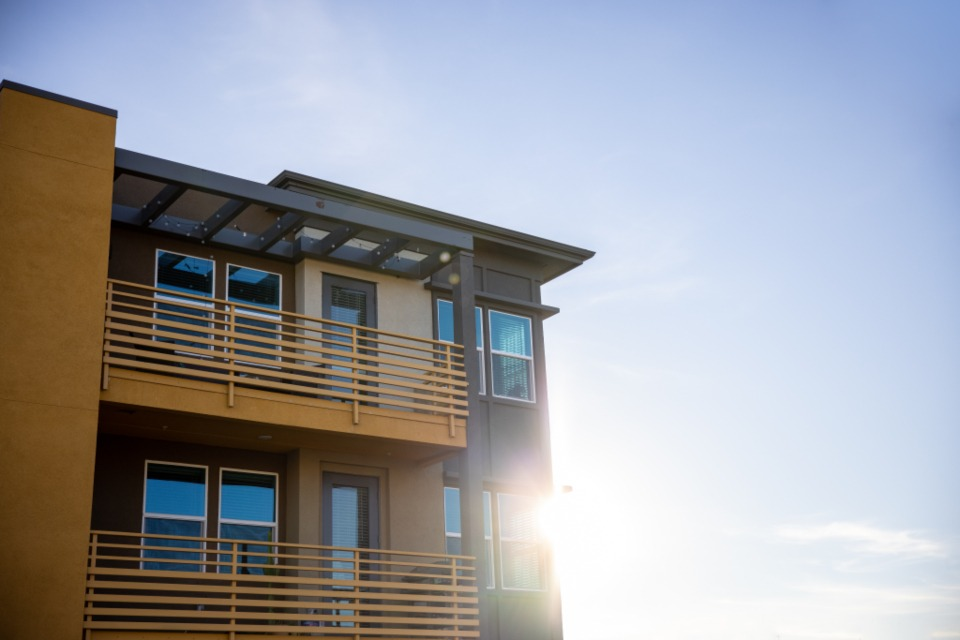
#> input picture examples/top10-lavado-dinero/photos/apartment.jpg, 960 x 640 px, given in place of money_cash.jpg, which was not available
$ python thumbnail.py
#> lines starting #> are read from the running program, lines starting #| are printed output that depends on the picture; after the words box and inside, x2 and y2 are one past the last pixel; in counts of white or black regions, pixels touching at a corner belong together
### examples/top10-cosas-caras/tools/thumblib.py
"""Thumbnail helpers (burst background, gold text, outlines, cut-outs) shared with the earlier top 10 video.

Cut-outs use OpenCV GrabCut (classic segmentation, no AI). usage: python3 tools/thumbnail_v2.py
"""
import math
import os

import cv2
import numpy as np
from PIL import Image, ImageDraw, ImageFilter, ImageFont

ROOT = os.path.dirname(os.path.dirname(os.path.abspath(__file__)))
P = os.path.join(ROOT, "photos") + "/"
W, H = 1280, 720
BLACK = "/usr/share/fonts/opentype/inter/InterDisplay-Black.otf"


# [12 lines left out: function cutout, not called in this run]


def punch(im, sat=1.35, con=1.15, bright=1.05):
    """Thumbnail-style colour: more saturation and contrast."""
    a = np.asarray(im).astype(np.float32)
    rgb, alpha = a[..., :3] / 255, a[..., 3:]
    lum = rgb @ np.array([0.299, 0.587, 0.114], np.float32)
    rgb = lum[..., None] + (rgb - lum[..., None]) * sat
    rgb = np.clip(((rgb - 0.5) * con + 0.5) * bright, 0, 1)
    return Image.fromarray(np.concatenate([rgb * 255, alpha], -1).astype(np.uint8))


def outline(im, width=10, color=(255, 255, 255)):
    """Thick sticker-style outline plus a soft drop shadow behind a cut-out."""
    pad = width * 3
    a = im.getchannel("A")
    big = Image.new("L", (im.width + 2 * pad, im.height + 2 * pad), 0)
    big.paste(a, (pad, pad))
    ring = big.filter(ImageFilter.MaxFilter(2 * width + 1))
    out = Image.new("RGBA", big.size, (0, 0, 0, 0))
    sh = Image.new("RGBA", big.size, (0, 0, 0, 0))
    sh.putalpha(ring.filter(ImageFilter.GaussianBlur(14)).point(lambda v: int(v * 0.75)))
    out.alpha_composite(sh, (10, 14))
    stroke = Image.new("RGBA", big.size, color + (255,))
    stroke.putalpha(ring)
    out.alpha_composite(stroke)
    out.alpha_composite(im, (pad, pad))
    return out


# [13 lines left out: function burst_bg, not called in this run]


def gold_text(text, size, stroke=12):
    f = ImageFont.truetype(BLACK, size)
    l, tp, r, b = f.getbbox(text)
    w, h = r + 2 * stroke + 20, b + 2 * stroke + 20
    mask = Image.new("L", (w, h), 0)
    ImageDraw.Draw(mask).text((stroke + 10, stroke + 10), text, font=f, fill=255)
    y = np.linspace(0, 1, h)[:, None]
    stops = np.array([[255, 248, 180], [255, 214, 10], [235, 150, 0], [255, 214, 10]], np.float32)
    pos = [0, 0.4, 0.75, 1]
    grad = np.stack([np.interp(y[:, 0], pos, stops[:, c]) for c in range(3)], 1)
    fill = Image.fromarray(np.repeat(grad[:, None, :], w, 1).astype(np.uint8)).convert("RGBA")
    fill.putalpha(mask)
    st = Image.new("RGBA", (w, h), (0, 0, 0, 255))
    st.putalpha(mask.filter(ImageFilter.MaxFilter(2 * stroke + 1)))
    out = Image.new("RGBA", (w + 16, h + 16), (0, 0, 0, 0))
    sh = Image.new("RGBA", (w, h), (0, 0, 0, 0))
    sh.putalpha(st.getchannel("A").filter(ImageFilter.GaussianBlur(8)))
    out.alpha_composite(sh, (12, 14))
    out.alpha_composite(st, (0, 0))
    out.alpha_composite(fill, (0, 0))
    return out


def plain_text(text, size, fill, stroke=9):
    f = ImageFont.truetype(BLACK, size)
    l, tp, r, b = f.getbbox(text, stroke_width=stroke)
    im = Image.new("RGBA", (r + 20, b + 20), (0, 0, 0, 0))
    d = ImageDraw.Draw(im)
    d.text((10 + 6, 10 + 8), text, font=f, fill=(0, 0, 0), stroke_width=stroke, stroke_fill=(0, 0, 0))
    d.text((10, 10), text, font=f, fill=fill, stroke_width=stroke, stroke_fill=(0, 0, 0))
    return im


def put(canvas, im, cx, cy, scale=1.0, rot=0.0):
    if scale != 1:
        im = im.resize((int(im.width * scale), int(im.height * scale)), Image.LANCZOS)
    if rot:
        im = im.rotate(rot, expand=True, resample=Image.BICUBIC)
    canvas.alpha_composite(im, (int(cx - im.width / 2), int(cy - im.height / 2)))

### examples/top10-lavado-dinero/tools/thumbnail.py
"""YouTube thumbnail for "10 formas de lavar dinero": dirty cash, a red EXPUESTO stamp and two real case cards.

Real photos only (StockSnap CC0, Wikimedia Commons). usage: python3 tools/thumbnail.py
"""
import os

import numpy as np
from PIL import Image, ImageDraw, ImageFilter, ImageFont

import thumblib as L

ROOT, P, BLACK = L.ROOT, L.P, L.BLACK
W, H = 1280, 720
YEL, RED, GRN, WHT, INK = (255, 214, 10), (230, 33, 23), (43, 217, 107), (255, 255, 255), (12, 12, 12)


def cover(name, w, h, crop=None):
#> called with name = 'money_cash', w = 1280, h = 720
    im = Image.open(P + name + ".jpg").convert("RGB")
#> im is the input picture: PIL image 960x640 RGB; mean R, G, B 157.5, 159, 164.6
    if crop:
        im = im.crop(crop)
    s = max(w / im.width, h / im.height)
#> s = 1.33
    im = im.resize((int(im.width * s) + 1, int(im.height * s) + 1), Image.LANCZOS)
#> im: PIL image 1281x854 RGB
    x0, y0 = (im.width - w) // 2, (im.height - h) // 2
#> x0 = 0; y0 = 67
    return im.crop((x0, y0, x0 + w, y0 + h))


def card(name, w, h, crop=None, border=10):
    im = L.punch(cover(name, w, h, crop).convert("RGBA"), sat=1.2, con=1.12, bright=1.05)
    c = Image.new("RGBA", (w + 2 * border, h + 2 * border), (250, 248, 242, 255))
    c.alpha_composite(im, (border, border))
    return L.outline(c, width=1, color=(250, 248, 242))


def sticker(text, size, bg, fg, pad=(22, 10)):
    f = ImageFont.truetype(BLACK, size)
    b = f.getbbox(text)
    im = Image.new("RGBA", (b[2] + 2 * pad[0], b[3] - b[1] + 2 * pad[1] + 6), (0, 0, 0, 0))
    d = ImageDraw.Draw(im)
    d.rounded_rectangle([0, 0, im.width - 1, im.height - 1], radius=14, fill=bg + (255,))
    d.text((pad[0], pad[1] - b[1] + 2), text, font=f, fill=fg)
    return L.outline(im, width=5, color=INK)


def stamp(text, size):
    """Rubber-stamp look: red outlined box with rough edges."""
    f = ImageFont.truetype(BLACK, size)
    b = f.getbbox(text)
    w, h = b[2] + 60, b[3] - b[1] + 50
    im = Image.new("RGBA", (w, h), (0, 0, 0, 0))
    d = ImageDraw.Draw(im)
    d.rounded_rectangle([6, 6, w - 7, h - 7], radius=12, fill=(245, 240, 230, 235), outline=RED + (255,), width=10)
    d.text((30, 25 - b[1]), text, font=f, fill=RED + (255,))
    a = np.asarray(im).copy()
    rng = np.random.RandomState(3)
    holes = (rng.rand(h, w) < 0.06) & (a[..., 0] > 200) & (a[..., 1] < 80)
    a[..., 3] = np.where(holes, (a[..., 3] * 0.35).astype(np.uint8), a[..., 3])
    return Image.fromarray(a)


def main():
    bg = cover("money_cash", W, H).filter(ImageFilter.GaussianBlur(3))
    a = np.asarray(bg).astype(np.float32)
    lum = a.mean(axis=2, keepdims=True)
    a = lum + (a - lum) * 0.55  # desaturated, dirty money
    yy, xx = np.mgrid[0:H, 0:W]
    a = a * (0.38 + 0.25 * np.exp(-(((xx - 640) / 520) ** 2 + ((yy - 330) / 300) ** 2)))[..., None]
    a = a + np.array([30, 6, 0], np.float32) * np.clip(1 - yy / H, 0, 1)[..., None]
    cv = Image.fromarray(np.clip(a, 0, 255).astype(np.uint8)).convert("RGBA")

    L.put(cv, card("hsbc_mexico", 270, 330), 170, 470, 1.0, 6)
#> call 2 of cover, with name = 'hsbc_mexico', w = 270, h = 330
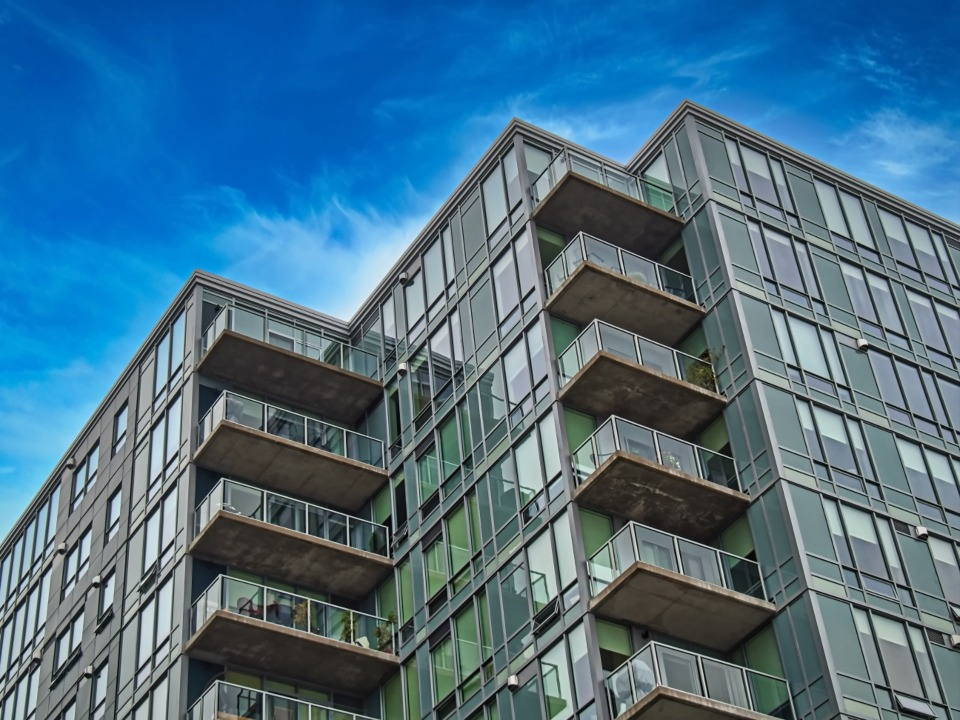
#> input picture examples/top10-lavado-dinero/photos/apartment2.jpg, 960 x 720 px, given in place of hsbc_mexico.jpg, which was not available
#> in cover, im is the input picture: PIL image 960x720 RGB; mean R, G, B 72.6, 112.3, 137.2
#> in punch, `rgb, alpha = a[..., :3] / 255, a[..., 3:]`: alpha: shape (330, 270, 1) float32; every value is 255
#> in outline, `a = im.getchannel("A")`: a: PIL image 290x350 L; every value is 255
#> in outline, `big = Image.new("L", (im.width + 2 * pad, im.height + 2 * pad), 0)`: big: PIL image 296x356 L; every value is 0
#> in outline, `big.paste(a, (pad, pad))`:
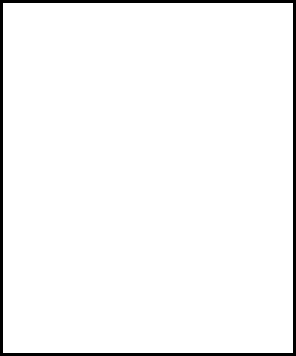
#> big: PIL image 296x356 L; 96.3% white; 1 black region, box (x1, y1, x2, y2) and area: (0, 0, 296, 356) 3876
#> in outline, `ring = big.filter(ImageFilter.MaxFilter(2 * width + 1))`: ring: PIL image 296x356 L; 97.5% white; 1 black region, box (x1, y1, x2, y2) and area: (0, 0, 296, 356) 2592
#> in outline, `out = Image.new("RGBA", big.size, (0, 0, 0, 0))`: out: PIL image 296x356 RGBA; every value is 0
#> in put, `canvas.alpha_composite(im, (int(cx - im.width / 2), int(cy - im.height..`:
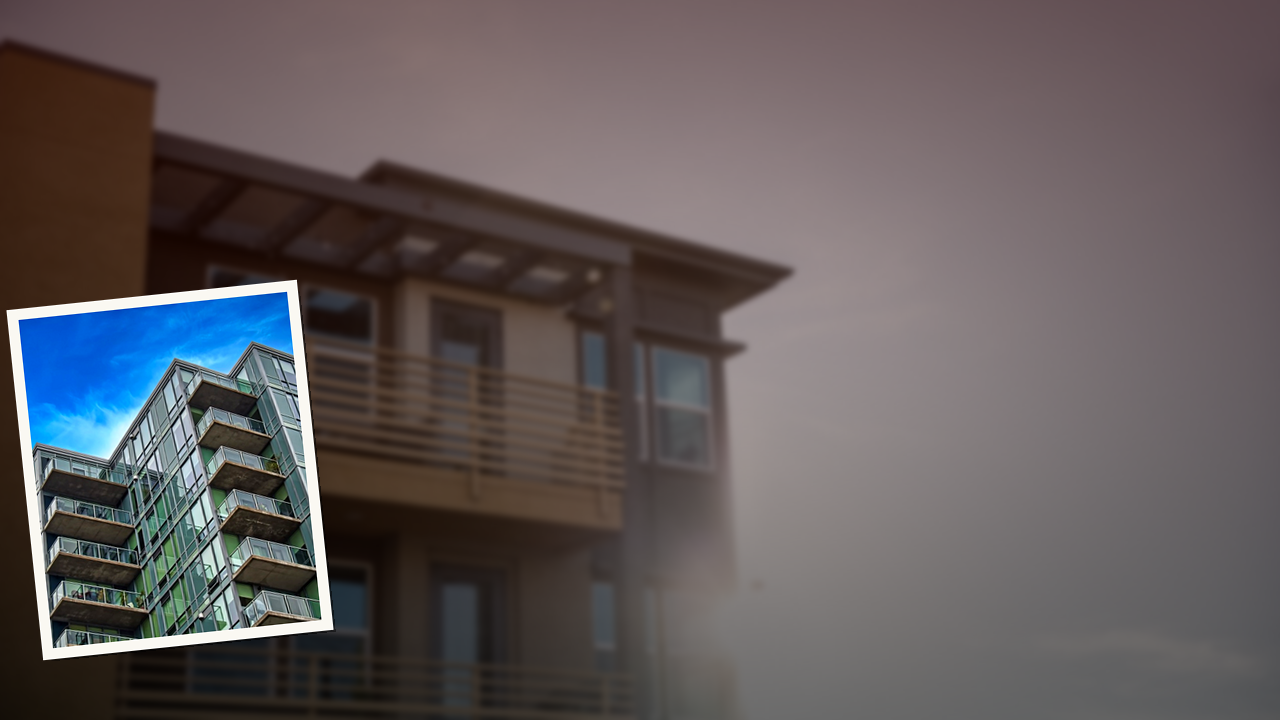
#> canvas: PIL image 1280x720 RGBA; mean R, G, B, A 97, 90.5, 92, 255
    L.put(cv, sticker("US$ 1.920 M DE MULTA", 28, RED, WHT, pad=(12, 7)), 190, 660, 1.0, 4)
#> in sticker, `im = Image.new("RGBA", (b[2] + 2 * pad[0], b[3] - b[1] + 2 * pad[1] + ..`: im: PIL image 336x47 RGBA; every value is 0
#> call 2 of outline, with width = 5, color = (12, 12, 12)
#> in outline (call 2), `a = im.getchannel("A")`: a: PIL image 336x47 L; 98.8% white; 4 black regions, box (x1, y1, x2, y2) and area: (0, 0, 11, 11) 46, (325, 0, 336, 11) 46, (0, 36, 11, 47) 46, (325, 36, 336, 47) 46
#> in outline (call 2), `big = Image.new("L", (im.width + 2 * pad, im.height + 2 * pad), 0)`: big: PIL image 366x77 L; every value is 0
#> in outline (call 2), `big.paste(a, (pad, pad))`: big: PIL image 366x77 L; 55.4% white; 1 black region, box (x1, y1, x2, y2) and area: (0, 0, 366, 77) 12574
#> in outline (call 2), `ring = big.filter(ImageFilter.MaxFilter(2 * width + 1))`:
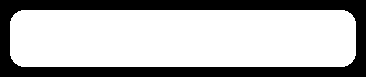
#> ring: PIL image 366x77 L; 69.3% white; 1 black region, box (x1, y1, x2, y2) and area: (0, 0, 366, 77) 8644
#> in outline (call 2), `out = Image.new("RGBA", big.size, (0, 0, 0, 0))`: out: PIL image 366x77 RGBA; every value is 0
#> in outline (call 2), `sh.putalpha(ring.filter(ImageFilter.GaussianBlur(14)).point(lambda v: ..`:
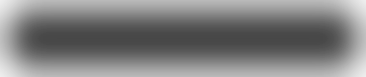
#> sh: PIL image 366x77 RGBA; mean R, G, B, A 0, 0, 0, 126.3; transparent parts drawn white
#> in outline (call 2), `stroke.putalpha(ring)`:
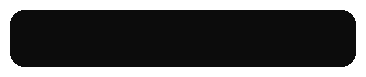
#> stroke: PIL image 366x77 RGBA; mean R, G, B, A 12, 12, 12, 176.8; transparent parts drawn white
#> in outline (call 2), `out.alpha_composite(im, (pad, pad))`:
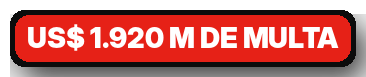
#> out: PIL image 366x77 RGBA; mean R, G, B, A 132.4, 49.7, 45.5, 195.5; transparent parts drawn white
    L.put(cv, card("bitcoin_coin", 270, 330), 1110, 470, 1.0, -6)
    L.put(cv, sticker("US$ 3.600 M INCAUTADOS", 28, GRN, INK, pad=(12, 7)), 1090, 660, 1.0, -4)

    t1 = L.plain_text("10 FORMAS DE", 84, WHT, stroke=11)
    t2 = L.gold_text("LAVAR DINERO", 132, 14)
    L.put(cv, t1, 640, 120, 1.0, -2)
    L.put(cv, t2, 640, 250, min(1.0, 900 / t2.width), -2)
    L.put(cv, stamp("Y CÓMO LOS ATRAPARON", 64), 640, 470, min(1.0, 760 / stamp("Y CÓMO LOS ATRAPARON", 64).width), -7)
    out = os.path.join(ROOT, "exports", "miniatura.jpg")
    cv.convert("RGB").save(out, quality=93)
    print("thumbnail ->", out)


if __name__ == "__main__":
    main()
